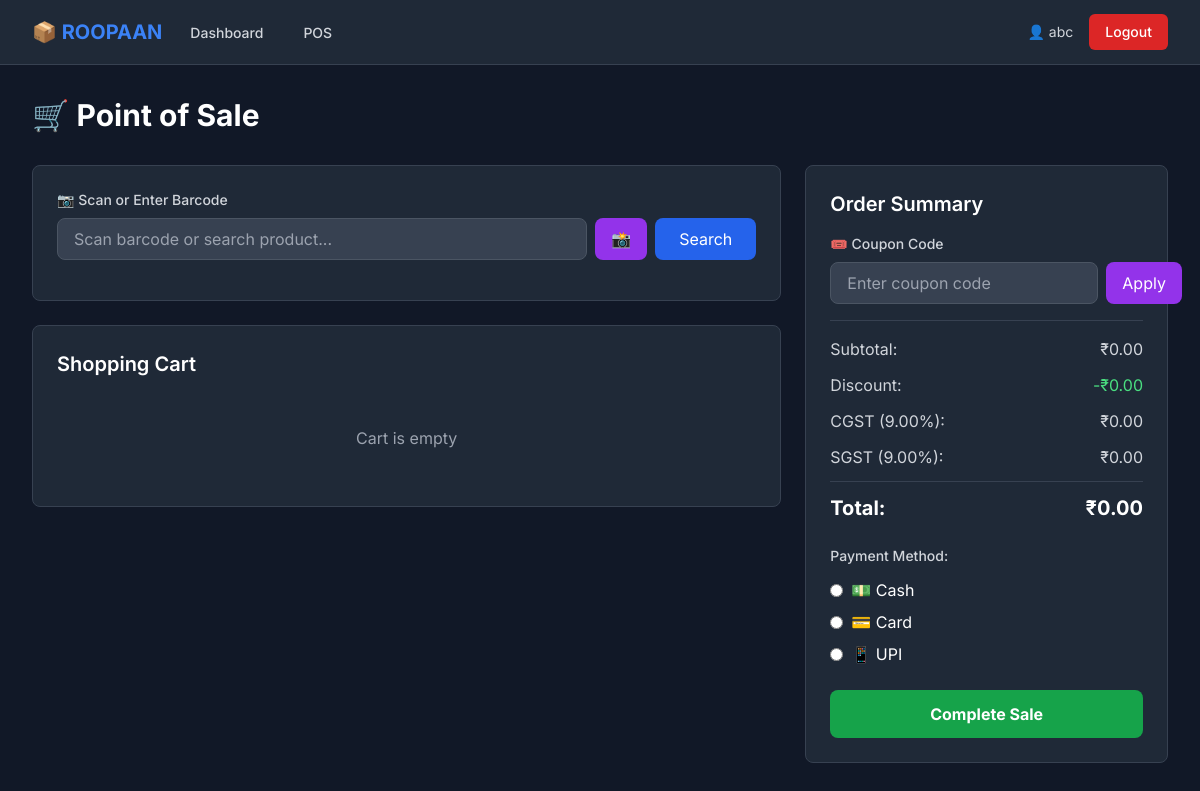
Page /seller/pos/ (signed in) on the committed database.
### inventory/models.py (models this page shows, shortened)
class User(AbstractUser):
    USER_TYPE_CHOICES = [
        ('inventory', 'Inventory Manager'),
        ('seller', 'Seller'),
    ]
    user_type = models.CharField(max_length=20, choices=USER_TYPE_CHOICES, default='inventory')
    phone = models.CharField(max_length=15, blank=True, null=True)

class TaxConfig(models.Model):
    cgst_rate = models.DecimalField(
        max_digits=5,
        decimal_places=2,
        default=9.00,
        validators=[MinValueValidator(Decimal('0.00'))]
    )
    sgst_rate = models.DecimalField(
        max_digits=5,
        decimal_places=2,
        default=9.00,
        validators=[MinValueValidator(Decimal('0.00'))]
    )
    updated_at = models.DateTimeField(auto_now=True)
    updated_by = models.ForeignKey(User, on_delete=models.SET_NULL, null=True)
    class Meta:
        verbose_name = "Tax Configuration"
        verbose_name_plural = "Tax Configurations"

### seller/views.py (the view)
# urls.py: path('pos/', views.pos_system, name='pos'),
@login_required
@user_passes_test(is_seller)
def pos_system(request):
    products = Product.objects.filter(quantity__gt=0)
    tax_config, _ = TaxConfig.objects.get_or_create(id=1)
    context = {
        'products': products,
        'tax_config': tax_config,
    }
    return render(request, 'seller/pos.html', context)

### seller/views.py (called while the page is built)
def is_seller(user):
    return user.is_authenticated and user.user_type == 'seller'

### templates/seller/pos.html (shortened to what this page needs)
{% extends 'base.html' %}
{% block content %}
<div class="max-w-7xl mx-auto px-4 sm:px-6 lg:px-8 py-8">
    <h1 class="text-3xl font-bold text-white mb-8">🛒 Point of Sale</h1>
    <div class="grid grid-cols-1 lg:grid-cols-3 gap-6">
        <div class="lg:col-span-2">
            <div class="bg-gray-800 rounded-lg p-6 border border-gray-700 mb-6">
                <label for="barcode-input" class="block text-sm font-medium text-gray-300 mb-2">
                    📷 Scan or Enter Barcode
                </label>
                <div class="flex gap-2">
                    <input type="text" id="barcode-input"
                           class="flex-1 px-4 py-2 bg-gray-700 border border-gray-600 rounded-lg focus:outline-none focus:border-blue-500 text-white"
                           placeholder="Scan barcode or search product...">
                    <button onclick="openCameraScanner()" class="bg-purple-600 hover:bg-purple-700 text-white px-4 py-2 rounded-lg" title="Open Camera Scanner">
                        📸
                    </button>
                    <button onclick="searchProduct()" class="bg-blue-600 hover:bg-blue-700 text-white px-6 py-2 rounded-lg">
                        Search
                    </button>
                </div>
            </div>
            <div class="bg-gray-800 rounded-lg p-6 border border-gray-700">
                <h2 class="text-xl font-semibold text-white mb-4">Shopping Cart</h2>
                <div id="cart-items" class="space-y-4">
                    <p class="text-gray-400 text-center py-8">Cart is empty</p>
                </div>
            </div>
        </div>
        <div class="lg:col-span-1">
            <div class="bg-gray-800 rounded-lg p-6 border border-gray-700 sticky top-4">
                <h2 class="text-xl font-semibold text-white mb-4">Order Summary</h2>
                <div class="mb-4">
                    <label for="coupon-code" class="block text-sm font-medium text-gray-300 mb-2">
                        🎟️ Coupon Code
                    </label>
                    <div class="flex gap-2">
                        <input type="text" id="coupon-code"
                               class="flex-1 px-4 py-2 bg-gray-700 border border-gray-600 rounded-lg focus:outline-none focus:border-blue-500 text-white"
                               placeholder="Enter coupon code">
                        <button onclick="applyCoupon()" class="bg-purple-600 hover:bg-purple-700 text-white px-4 py-2 rounded-lg">
                            Apply
                        </button>
                    </div>
                </div>
                <div class="border-t border-gray-700 pt-4 space-y-3">
                    <div class="flex justify-between text-gray-300">
                        <span>Subtotal:</span>
                        <span id="subtotal">₹0.00</span>
                    </div>
                    <div class="flex justify-between text-gray-300">
                        <span>Discount:</span>
                        <span id="discount" class="text-green-400">-₹0.00</span>
                    </div>
                    <div class="flex justify-between text-gray-300">
                        <span>CGST ({{ tax_config.cgst_rate }}%):</span>
                        <span id="cgst">₹0.00</span>
                    </div>
                    <div class="flex justify-between text-gray-300">
                        <span>SGST ({{ tax_config.sgst_rate }}%):</span>
                        <span id="sgst">₹0.00</span>
                    </div>
                    <div class="border-t border-gray-700 pt-3 flex justify-between text-xl font-bold text-white">
                        <span>Total:</span>
                        <span id="total">₹0.00</span>
                    </div>
                </div>
                <div class="mt-6">
                    <label class="block text-sm font-medium text-gray-300 mb-3">Payment Method:</label>
                    <div class="space-y-2">
                        <label class="flex items-center cursor-pointer">
                            <input type="radio" name="payment_method" value="cash" class="text-blue-600 focus:ring-blue-500 bg-gray-700 border-gray-600">
                            <span class="ml-2 text-white">💵 Cash</span>
                        </label>
                        <label class="flex items-center cursor-pointer">
                            <input type="radio" name="payment_method" value="card" class="text-blue-600 focus:ring-blue-500 bg-gray-700 border-gray-600">
                            <span class="ml-2 text-white">💳 Card</span>
                        </label>
                        <label class="flex items-center cursor-pointer">
                            <input type="radio" name="payment_method" value="upi" class="text-blue-600 focus:ring-blue-500 bg-gray-700 border-gray-600">
                            <span class="ml-2 text-white">📱 UPI</span>
                        </label>
                    </div>
                </div>
                <button onclick="checkout()"
                        class="w-full mt-6 bg-green-600 hover:bg-green-700 text-white font-bold py-3 px-4 rounded-lg transition duration-200">
                    Complete Sale
                </button>
            </div>
        </div>
    </div>
</div>
{% endblock %}

### templates/base.html (shortened to what this page needs)
<!DOCTYPE html>
<html lang="en" class="dark">
<head>
    <script src="https://cdn.tailwindcss.com"></script>
</head>
<body class="bg-gray-900 text-gray-100">
    {% if user.is_authenticated %}
    <nav class="bg-gray-800 border-b border-gray-700">
        <div class="max-w-7xl mx-auto px-4 sm:px-6 lg:px-8">
            <div class="flex justify-between h-16">
                <div class="flex">
                    <div class="flex-shrink-0 flex items-center">
                        <h1 class="text-xl font-bold text-blue-500">📦 ROOPAAN</h1>
                    </div>
                    <div class="hidden sm:ml-6 sm:flex sm:space-x-8">
                        {% if user.user_type == 'inventory' %}
                        <a href="{% url 'inventory:dashboard' %}" class="border-transparent text-gray-300 hover:border-gray-300 hover:text-white inline-flex items-center px-1 pt-1 border-b-2 text-sm font-medium">
                            Dashboard
                        </a>
                        <a href="{% url 'inventory:product_list' %}" class="border-transparent text-gray-300 hover:border-gray-300 hover:text-white inline-flex items-center px-1 pt-1 border-b-2 text-sm font-medium">
                            Products
                        </a>
                        <a href="{% url 'inventory:seller_list' %}" class="border-transparent text-gray-300 hover:border-gray-300 hover:text-white inline-flex items-center px-1 pt-1 border-b-2 text-sm font-medium">
                            Sellers
                        </a>
                        <a href="{% url 'inventory:coupon_list' %}" class="border-transparent text-gray-300 hover:border-gray-300 hover:text-white inline-flex items-center px-1 pt-1 border-b-2 text-sm font-medium">
                            Coupons
                        </a>
                        <a href="{% url 'analytics:dashboard' %}" class="border-transparent text-gray-300 hover:border-gray-300 hover:text-white inline-flex items-center px-1 pt-1 border-b-2 text-sm font-medium">
                            Analytics
                        </a>
                        <a href="{% url 'inventory:tax_config' %}" class="border-transparent text-gray-300 hover:border-gray-300 hover:text-white inline-flex items-center px-1 pt-1 border-b-2 text-sm font-medium">
                            Tax Config
                        </a>
                        {% elif user.user_type == 'seller' %}
                        <a href="{% url 'seller:dashboard' %}" class="border-transparent text-gray-300 hover:border-gray-300 hover:text-white inline-flex items-center px-1 pt-1 border-b-2 text-sm font-medium">
                            Dashboard
                        </a>
                        <a href="{% url 'seller:pos' %}" class="border-transparent text-gray-300 hover:border-gray-300 hover:text-white inline-flex items-center px-1 pt-1 border-b-2 text-sm font-medium">
                            POS
                        </a>
                        {% endif %}
                    </div>
                </div>
                <div class="flex items-center">
                    <span class="text-gray-300 text-sm mr-4">👤 {{ user.username }}</span>
                    <a href="{% url 'logout' %}" class="bg-red-600 hover:bg-red-700 text-white px-4 py-2 rounded-md text-sm font-medium">
                        Logout
                    </a>
                </div>
            </div>
        </div>
    </nav>
    {% endif %}
    <main>
        {% block content %}
        {% endblock %}
    </main>
</body>
</html>

### templates/base.html (style rules this page uses)
body { font-family: 'Inter', sans-serif; }

### rows in the picture
User: username "abc"
TaxConfig: cgst_rate "9.00", sgst_rate "9.00"
